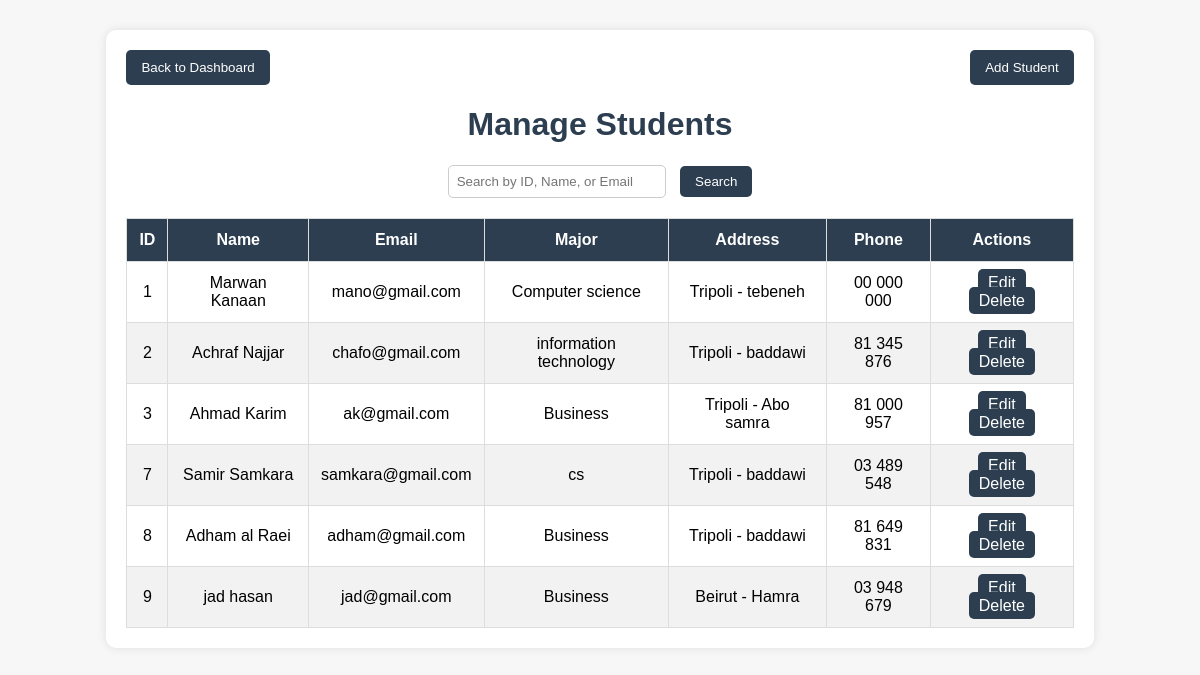
The app's page /admin/student_logic_admin/manage_student.php (signed in), older data.
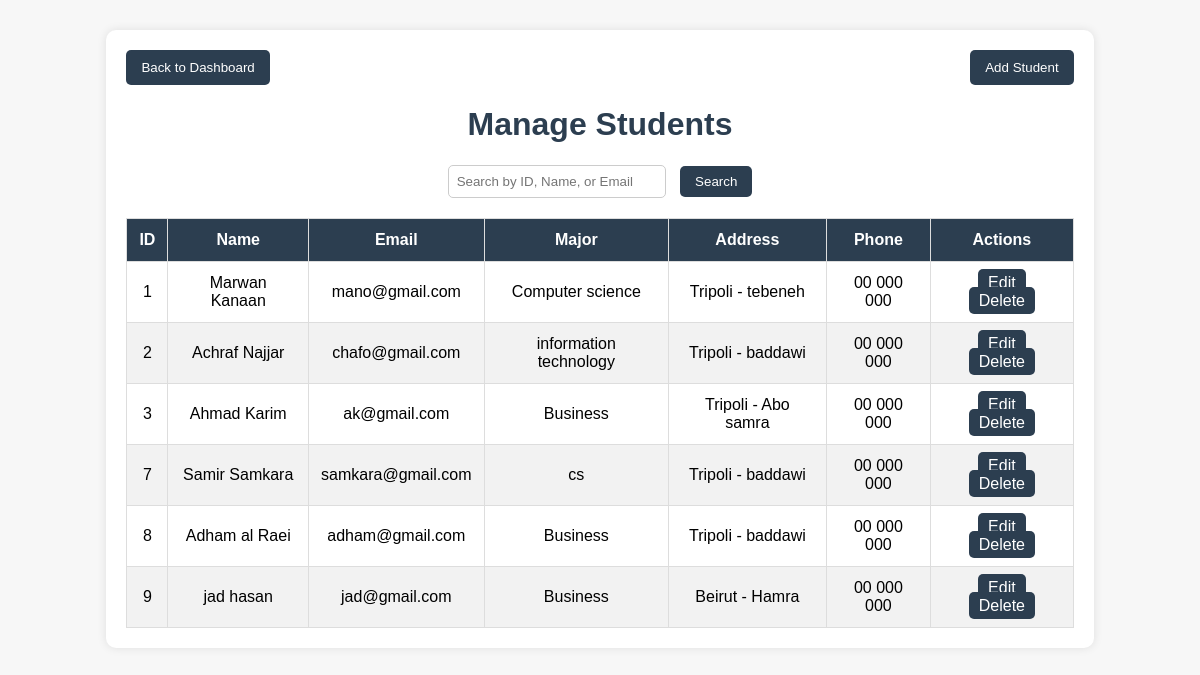
The same page, newer data.
### tables this page shows
CREATE TABLE `students` (
  `id` int(11) NOT NULL,
  `name` varchar(255) NOT NULL,
  `email` varchar(255) NOT NULL,
  `password` varchar(255) NOT NULL,
  `address` text DEFAULT NULL,
  `phone_number` varchar(15) DEFAULT NULL,
  `course` varchar(100) DEFAULT NULL,
  `major` varchar(100) DEFAULT NULL,
  `profile_photo` longblob DEFAULT NULL
);

### admin/student_logic_admin/manage_student.php (the view, shortened to what this page needs)
<?php
include('../../includes/db.php');
$search_query = "";
if (isset($_GET['search']) && !empty($_GET['search'])) {
    $search_query = $_GET['search'];
    $stmt = $conn->prepare("SELECT * FROM students WHERE id LIKE ? OR name LIKE ? OR email LIKE ?");
    $search_term = "%$search_query%";
    $stmt->bind_param("sss", $search_term, $search_term, $search_term);
} else {
    $stmt = $conn->prepare("SELECT * FROM students");
}
$stmt->execute();
$result = $stmt->get_result();
?>
<!DOCTYPE html>
<html lang="en">
<head>
</head>
<body>
    <div class="container">
        <div class="btn-container">
            <a href="../admin_dashboard.php"><button>Back to Dashboard</button></a>
            <a href="add_student.php"><button>Add Student</button></a>
        </div>
        <h1>Manage Students</h1>
        <div class="search-form">
            <form method="GET">
                <input type="text" name="search" placeholder="Search by ID, Name, or Email" value="<?php echo $search_query; ?>">
                <button type="submit">Search</button>
            </form>
        </div>
        <table>
            <thead>
                <tr>
                    <th>ID</th>
                    <th>Name</th>
                    <th>Email</th>
                    <th>Major</th>
                    <th>Address</th>
                    <th>Phone</th>
                    <th>Actions</th>
                </tr>
            </thead>
            <tbody>
                <?php while ($student = $result->fetch_assoc()) { ?>
                    <tr>
                        <td><?php echo $student['id']; ?></td>
                        <td><?php echo $student['name']; ?></td>
                        <td><?php echo $student['email']; ?></td>
                        <td><?php echo $student['major']; ?></td>
                        <td><?php echo $student['address']; ?></td>
                        <td><?php echo $student['phone_number']; ?></td>
                        <td class="action-btns">
                            <a href="edit_student.php?id=<?php echo $student['id']; ?>">Edit</a>
                            <a href="javascript:void(0);" onclick="confirmDelete(<?php echo $student['id']; ?>)">Delete</a>
                        </td>
                    </tr>
                <?php } ?>
            </tbody>
        </table>
    </div>
</body>
</html>

### admin/student_logic_admin/manage_student.php (style rules this page uses)
body { font-family: Arial, sans-serif; background-color: #f7f7f7; }
.container { width: 80%; margin: 30px auto; background-color: #fff; padding: 20px; border-radius: 10px; box-shadow: 0 0 10px rgba(0, 0, 0, 0.1); }
h1 { text-align: center; color: #2c3e50; }
.btn-container { display: flex; justify-content: space-between; margin-bottom: 20px; }
button { padding: 10px 15px; background-color: #2c3e50; color: white; border: none; border-radius: 5px; cursor: pointer; }
.search-form { text-align: center; margin-bottom: 20px; }
.search-form input[type="text"] { padding: 8px; width: 200px; margin-right: 10px; border-radius: 5px; border: 1px solid #ccc; }
.search-form button { padding: 8px 15px; background-color: #2c3e50; color: white; border: none; border-radius: 5px; cursor: pointer; }
table { width: 100%; margin-top: 20px; border-collapse: collapse; }
table, th, td { border: 1px solid #ddd; }
th, td { padding: 12px; text-align: center; }
th { background-color: #2c3e50; color: white; }
tr:nth-child(even) { background-color: #f2f2f2; }
.action-btns a { text-decoration: none; padding: 5px 10px; color: white; background-color: #2c3e50; border-radius: 5px; }

Row changes from the older to the newer data that the page shows:
changed students "Achraf Najjar": phone_number "81 345 876" → "00 000 000"
changed students "Ahmad Karim": phone_number "81 000 957" → "00 000 000"
changed students "Samir Samkara": phone_number "03 489 548" → "00 000 000"
changed students "Adham al Raei": phone_number "81 649 831" → "00 000 000"
changed students "jad hasan": phone_number "03 948 679" → "00 000 000"
